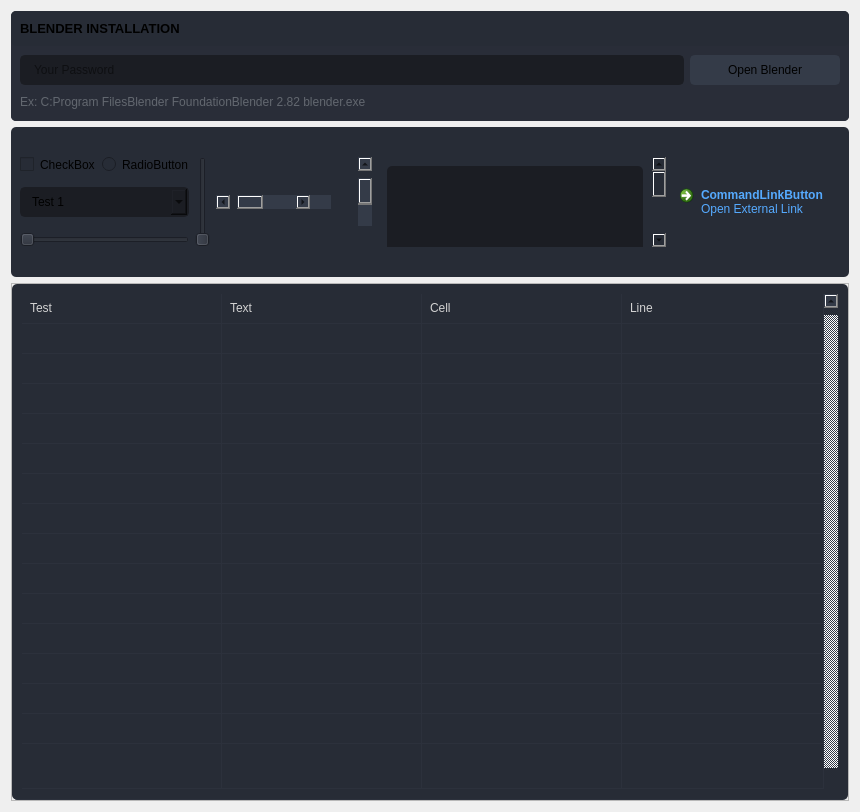
    <widget class="QWidget" name="page_widgets">
     <layout class="QVBoxLayout" name="verticalLayout_6">
      <item>
       <widget class="QFrame" name="frame">
        <property name="styleSheet">
         <string notr="true">border-radius: 5px;</string>
        </property>
        <property name="frameShape">
         <enum>QFrame::StyledPanel</enum>
        </property>
        <property name="frameShadow">
         <enum>QFrame::Raised</enum>
        </property>
        <layout class="QVBoxLayout" name="verticalLayout_15">
         <property name="spacing">
          <number>0</number>
         </property>
         <property name="leftMargin">
          <number>0</number>
         </property>
         <property name="topMargin">
          <number>0</number>
         </property>
         <property name="rightMargin">
          <number>0</number>
         </property>
         <property name="bottomMargin">
          <number>0</number>
         </property>
         <item>
          <widget class="QFrame" name="frame_div_content_1">
           <property name="minimumSize">
            <size>
             <width>0</width>
             <height>110</height>
            </size>
           </property>
           <property name="maximumSize">
            <size>
             <width>16777215</width>
             <height>110</height>
            </size>
           </property>
           <property name="styleSheet">
            <string notr="true">background-color: rgb(41, 45, 56);
border-radius: 5px;
</string>
           </property>
           <property name="frameShape">
            <enum>QFrame::NoFrame</enum>
           </property>
           <property name="frameShadow">
            <enum>QFrame::Raised</enum>
           </property>
           <layout class="QVBoxLayout" name="verticalLayout_7">
            <property name="spacing">
             <number>0</number>
            </property>
            <property name="leftMargin">
             <number>0</number>
            </property>
            <property name="topMargin">
             <number>0</number>
            </property>
            <property name="rightMargin">
             <number>0</number>
            </property>
            <property name="bottomMargin">
             <number>0</number>
            </property>
            <item>
             <widget class="QFrame" name="frame_title_wid_1">
              <property name="maximumSize">
               <size>
                <width>16777215</width>
                <height>35</height>
               </size>
              </property>
              <property name="styleSheet">
               <string notr="true">background-color: rgb(39, 44, 54);</string>
              </property>
              <property name="frameShape">
               <enum>QFrame::StyledPanel</enum>
              </property>
              <property name="frameShadow">
               <enum>QFrame::Raised</enum>
              </property>
              <layout class="QVBoxLayout" name="verticalLayout_8">
               <item>
                <widget class="QLabel" name="labelBoxBlenderInstalation">
                 <property name="font">
                  <font>
                   <family>Segoe UI</family>
                   <pointsize>10</pointsize>
                   <weight>75</weight>
                   <bold>true</bold>
                  </font>
                 </property>
                 <property name="styleSheet">
                  <string notr="true"/>
                 </property>
                 <property name="text">
                  <string>BLENDER INSTALLATION</string>
                 </property>
                </widget>
               </item>
              </layout>
             </widget>
            </item>
            <item>
             <widget class="QFrame" name="frame_content_wid_1">
              <property name="frameShape">
               <enum>QFrame::NoFrame</enum>
              </property>
              <property name="frameShadow">
               <enum>QFrame::Raised</enum>
              </property>
              <layout class="QHBoxLayout" name="horizontalLayout_9">
               <item>
                <layout class="QGridLayout" name="gridLayout">
                 <property name="bottomMargin">
                  <number>0</number>
                 </property>
                 <item row="0" column="0">
                  <widget class="QLineEdit" name="lineEdit">
                   <property name="minimumSize">
                    <size>
                     <width>0</width>
                     <height>30</height>
                    </size>
                   </property>
                   <property name="styleSheet">
                    <string notr="true">QLineEdit {
	background-color: rgb(27, 29, 35);
	border-radius: 5px;
	border: 2px solid rgb(27, 29, 35);
	padding-left: 10px;
}
QLineEdit:hover {
	border: 2px solid rgb(64, 71, 88);
}
QLineEdit:focus {
	border: 2px solid rgb(91, 101, 124);
}</string>
                   </property>
                   <property name="placeholderText">
                    <string>Your Password</string>
                   </property>
                  </widget>
                 </item>
                 <item row="0" column="1">
                  <widget class="QPushButton" name="pushButton">
                   <property name="minimumSize">
                    <size>
                     <width>150</width>
                     <height>30</height>
                    </size>
                   </property>
                   <property name="font">
                    <font>
                     <family>Segoe UI</family>
                     <pointsize>9</pointsize>
                    </font>
                   </property>
                   <property name="styleSheet">
                    <string notr="true">QPushButton {
	border: 2px solid rgb(52, 59, 72);
	border-radius: 5px;	
	background-color: rgb(52, 59, 72);
}
QPushButton:hover {
	background-color: rgb(57, 65, 80);
	border: 2px solid rgb(61, 70, 86);
}
QPushButton:pressed {	
	background-color: rgb(35, 40, 49);
	border: 2px solid rgb(43, 50, 61);
}</string>
                   </property>
                   <property name="text">
                    <string>Open Blender</string>
                   </property>
                   <property name="icon">
                    <iconset resource="files.qrc">
                     <normaloff>:/16x16/icons/16x16/cil-folder-open.png</normaloff>:/16x16/icons/16x16/cil-folder-open.png</iconset>
                   </property>
                  </widget>
                 </item>
                 <item row="1" column="0" colspan="2">
                  <widget class="QLabel" name="labelVersion_3">
                   <property name="styleSheet">
                    <string notr="true">color: rgb(98, 103, 111);</string>
                   </property>
                   <property name="lineWidth">
                    <number>1</number>
                   </property>
                   <property name="text">
                    <string>Ex: C:Program FilesBlender FoundationBlender 2.82 blender.exe</string>
                   </property>
                   <property name="alignment">
                    <set>Qt::AlignLeading|Qt::AlignLeft|Qt::AlignVCenter</set>
                   </property>
                  </widget>
                 </item>
                </layout>
               </item>
              </layout>
             </widget>
            </item>
           </layout>
          </widget>
         </item>
        </layout>
       </widget>
      </item>
      <item>
       <widget class="QFrame" name="frame_2">
        <property name="minimumSize">
         <size>
          <width>0</width>
          <height>150</height>
         </size>
        </property>
        <property name="styleSheet">
         <string notr="true">background-color: rgb(39, 44, 54);
border-radius: 5px;</string>
        </property>
        <property name="frameShape">
         <enum>QFrame::StyledPanel</enum>
        </property>
        <property name="frameShadow">
         <enum>QFrame::Raised</enum>
        </property>
        <layout class="QVBoxLayout" name="verticalLayout_11">
         <item>
          <layout class="QGridLayout" name="gridLayout_2">
           <item row="0" column="0">
            <widget class="QCheckBox" name="checkBox">
             <property name="autoFillBackground">
              <bool>false</bool>
             </property>
             <property name="styleSheet">
              <string notr="true"/>
             </property>
             <property name="text">
              <string>CheckBox</string>
             </property>
            </widget>
           </item>
           <item row="0" column="1">
            <widget class="QRadioButton" name="radioButton">
             <property name="styleSheet">
              <string notr="true"/>
             </property>
             <property name="text">
              <string>RadioButton</string>
             </property>
            </widget>
           </item>
           <item row="0" column="2" rowspan="3">
            <widget class="QSlider" name="verticalSlider">
             <property name="styleSheet">
              <string notr="true"/>
             </property>
             <property name="orientation">
              <enum>Qt::Vertical</enum>
             </property>
            </widget>
           </item>
           <item row="0" column="4" rowspan="3">
            <widget class="QScrollBar" name="verticalScrollBar">
             <property name="styleSheet">
              <string notr="true"> QScrollBar:vertical {
	border: none;
    background: rgb(52, 59, 72);
    width: 14px;
    margin: 21px 0 21px 0;
	border-radius: 0px;
 }</string>
             </property>
             <property name="orientation">
              <enum>Qt::Vertical</enum>
             </property>
            </widget>
           </item>
           <item row="0" column="5" rowspan="3">
            <widget class="QScrollArea" name="scrollArea">
             <property name="styleSheet">
              <string notr="true">QScrollArea {
	border: none;
	border-radius: 0px;
}
QScrollBar:horizontal {
    border: none;
    background: rgb(52, 59, 72);
    height: 14px;
    margin: 0px 21px 0 21px;
	border-radius: 0px;
}
 QScrollBar:vertical {
	border: none;
    background: rgb(52, 59, 72);
    width: 14px;
    margin: 21px 0 21px 0;
	border-radius: 0px;
 }
</string>
             </property>
             <property name="frameShape">
              <enum>QFrame::NoFrame</enum>
             </property>
             <property name="verticalScrollBarPolicy">
              <enum>Qt::ScrollBarAlwaysOn</enum>
             </property>
             <property name="horizontalScrollBarPolicy">
              <enum>Qt::ScrollBarAsNeeded</enum>
             </property>
             <property name="widgetResizable">
              <bool>true</bool>
             </property>
             <widget class="QWidget" name="scrollAreaWidgetContents">
              <property name="geometry">
               <rect>
                <x>0</x>
                <y>0</y>
                <width>218</width>
                <height>218</height>
               </rect>
              </property>
              <layout class="QHBoxLayout" name="horizontalLayout_11">
               <item>
                <widget class="QPlainTextEdit" name="plainTextEdit">
                 <property name="minimumSize">
                  <size>
                   <width>200</width>
                   <height>200</height>
                  </size>
                 </property>
                 <property name="styleSheet">
                  <string notr="true">QPlainTextEdit {
	background-color: rgb(27, 29, 35);
	border-radius: 5px;
	padding: 10px;
}
QPlainTextEdit:hover {
	border: 2px solid rgb(64, 71, 88);
}
QPlainTextEdit:focus {
	border: 2px solid rgb(91, 101, 124);
}</string>
                 </property>
                </widget>
               </item>
              </layout>
             </widget>
            </widget>
           </item>
           <item row="1" column="0" colspan="2">
            <widget class="QComboBox" name="comboBox">
             <property name="font">
              <font>
               <family>Segoe UI</family>
               <pointsize>9</pointsize>
              </font>
             </property>
             <property name="autoFillBackground">
              <bool>false</bool>
             </property>
             <property name="styleSheet">
              <string notr="true">QComboBox{
	background-color: rgb(27, 29, 35);
	border-radius: 5px;
	border: 2px solid rgb(27, 29, 35);
	padding: 5px;
	padding-left: 10px;
}
QComboBox:hover{
	border: 2px solid rgb(64, 71, 88);
}
QComboBox QAbstractItemView {
	color: rgb(85, 170, 255);	
	background-color: rgb(27, 29, 35);
	padding: 10px;
	selection-background-color: rgb(39, 44, 54);
}</string>
             </property>
             <property name="iconSize">
              <size>
               <width>16</width>
               <height>16</height>
              </size>
             </property>
             <property name="frame">
              <bool>true</bool>
             </property>
             <item>
              <property name="text">
               <string>Test 1</string>
              </property>
             </item>
             <item>
              <property name="text">
               <string>Test 2</string>
              </property>
             </item>
             <item>
              <property name="text">
               <string>Test 3</string>
              </property>
             </item>
            </widget>
           </item>
           <item row="1" column="3">
            <widget class="QScrollBar" name="horizontalScrollBar">
             <property name="sizePolicy">
              <sizepolicy hsizetype="Expanding" vsizetype="Fixed">
               <horstretch>0</horstretch>
               <verstretch>0</verstretch>
              </sizepolicy>
             </property>
             <property name="styleSheet">
              <string notr="true">QScrollBar:horizontal {
    border: none;
    background: rgb(52, 59, 72);
    height: 14px;
    margin: 0px 21px 0 21px;
	border-radius: 0px;
}
</string>
             </property>
             <property name="orientation">
              <enum>Qt::Horizontal</enum>
             </property>
            </widget>
           </item>
           <item row="1" column="6">
            <widget class="QCommandLinkButton" name="commandLinkButton">
             <property name="styleSheet">
              <string notr="true">QCommandLinkButton {	
	color: rgb(85, 170, 255);
	border-radius: 5px;
	padding: 5px;
}
QCommandLinkButton:hover {	
	color: rgb(210, 210, 210);
	background-color: rgb(44, 49, 60);
}
QCommandLinkButton:pressed {	
	color: rgb(210, 210, 210);
	background-color: rgb(52, 58, 71);
}</string>
             </property>
             <property name="text">
              <string>CommandLinkButton</string>
             </property>
             <property name="icon">
              <iconset resource="files.qrc">
               <normaloff>:/16x16/icons/16x16/cil-link.png</normaloff>:/16x16/icons/16x16/cil-link.png</iconset>
             </property>
             <property name="description">
              <string>Open External Link</string>
             </property>
            </widget>
           </item>
           <item row="2" column="0" colspan="2">
            <widget class="QSlider" name="horizontalSlider">
             <property name="styleSheet">
              <string notr="true"/>
             </property>
             <property name="orientation">
              <enum>Qt::Horizontal</enum>
             </property>
            </widget>
           </item>
          </layout>
         </item>
        </layout>
       </widget>
      </item>
      <item>
       <widget class="QFrame" name="frame_3">
        <property name="minimumSize">
         <size>
          <width>0</width>
          <height>150</height>
         </size>
        </property>
        <property name="frameShape">
         <enum>QFrame::StyledPanel</enum>
        </property>
        <property name="frameShadow">
         <enum>QFrame::Raised</enum>
        </property>
        <layout class="QHBoxLayout" name="horizontalLayout_12">
         <property name="spacing">
          <number>0</number>
         </property>
         <property name="leftMargin">
          <number>0</number>
         </property>
         <property name="topMargin">
          <number>0</number>
         </property>
         <property name="rightMargin">
          <number>0</number>
         </property>
         <property name="bottomMargin">
          <number>0</number>
         </property>
         <item>
          <widget class="QTableWidget" name="tableWidget">
           <property name="sizePolicy">
            <sizepolicy hsizetype="Expanding" vsizetype="Expanding">
             <horstretch>0</horstretch>
             <verstretch>0</verstretch>
            </sizepolicy>
           </property>
           <property name="palette">
            <palette>
             <active>
              <colorrole role="WindowText">
               <brush brushstyle="SolidPattern">
                <color alpha="255">
                 <red>210</red>
                 <green>210</green>
                 <blue>210</blue>
                </color>
               </brush>
              </colorrole>
              <colorrole role="Button">
               <brush brushstyle="SolidPattern">
                <color alpha="255">
                 <red>39</red>
                 <green>44</green>
                 <blue>54</blue>
                </color>
               </brush>
              </colorrole>
              <colorrole role="Text">
               <brush brushstyle="SolidPattern">
                <color alpha="255">
                 <red>210</red>
                 <green>210</green>
                 <blue>210</blue>
                </color>
               </brush>
              </colorrole>
              <colorrole role="ButtonText">
               <brush brushstyle="SolidPattern">
                <color alpha="255">
                 <red>210</red>
                 <green>210</green>
                 <blue>210</blue>
                </color>
               </brush>
              </colorrole>
              <colorrole role="Base">
               <brush brushstyle="SolidPattern">
                <color alpha="255">
                 <red>39</red>
                 <green>44</green>
                 <blue>54</blue>
                </color>
               </brush>
              </colorrole>
              <colorrole role="Window">
               <brush brushstyle="SolidPattern">
                <color alpha="255">
                 <red>39</red>
                 <green>44</green>
                 <blue>54</blue>
                </color>
               </brush>
              </colorrole>
             </active>
             <inactive>
              <colorrole role="WindowText">
               <brush brushstyle="SolidPattern">
                <color alpha="255">
                 <red>210</red>
                 <green>210</green>
                 <blue>210</blue>
                </color>
               </brush>
              </colorrole>
              <colorrole role="Button">
               <brush brushstyle="SolidPattern">
                <color alpha="255">
                 <red>39</red>
                 <green>44</green>
                 <blue>54</blue>
                </color>
               </brush>
              </colorrole>
              <colorrole role="Text">
               <brush brushstyle="SolidPattern">
                <color alpha="255">
                 <red>210</red>
                 <green>210</green>
                 <blue>210</blue>
                </color>
               </brush>
              </colorrole>
              <colorrole role="ButtonText">
               <brush brushstyle="SolidPattern">
                <color alpha="255">
                 <red>210</red>
                 <green>210</green>
                 <blue>210</blue>
                </color>
               </brush>
              </colorrole>
              <colorrole role="Base">
               <brush brushstyle="SolidPattern">
                <color alpha="255">
                 <red>39</red>
                 <green>44</green>
                 <blue>54</blue>
                </color>
               </brush>
              </colorrole>
              <colorrole role="Window">
               <brush brushstyle="SolidPattern">
                <color alpha="255">
                 <red>39</red>
                 <green>44</green>
                 <blue>54</blue>
                </color>
               </brush>
              </colorrole>
             </inactive>
             <disabled>
              <colorrole role="WindowText">
               <brush brushstyle="SolidPattern">
                <color alpha="255">
                 <red>210</red>
                 <green>210</green>
                 <blue>210</blue>
                </color>
               </brush>
              </colorrole>
              <colorrole role="Button">
               <brush brushstyle="SolidPattern">
                <color alpha="255">
                 <red>39</red>
                 <green>44</green>
                 <blue>54</blue>
                </color>
               </brush>
              </colorrole>
              <colorrole role="Text">
               <brush brushstyle="SolidPattern">
                <color alpha="255">
                 <red>210</red>
                 <green>210</green>
                 <blue>210</blue>
                </color>
               </brush>
              </colorrole>
              <colorrole role="ButtonText">
               <brush brushstyle="SolidPattern">
                <color alpha="255">
                 <red>210</red>
                 <green>210</green>
                 <blue>210</blue>
                </color>
               </brush>
              </colorrole>
              <colorrole role="Base">
               <brush brushstyle="SolidPattern">
                <color alpha="255">
                 <red>39</red>
                 <green>44</green>
                 <blue>54</blue>
                </color>
               </brush>
              </colorrole>
              <colorrole role="Window">
               <brush brushstyle="SolidPattern">
                <color alpha="255">
                 <red>39</red>
                 <green>44</green>
                 <blue>54</blue>
                </color>
               </brush>
              </colorrole>
             </disabled>
            </palette>
           </property>
           <property name="styleSheet">
            <string notr="true">QTableWidget {	
	background-color: rgb(39, 44, 54);
	padding: 10px;
	border-radius: 5px;
	gridline-color: rgb(44, 49, 60);
	border-bottom: 1px solid rgb(44, 49, 60);
}
QTableWidget::item{
	border-color: rgb(44, 49, 60);
	padding-left: 5px;
	padding-right: 5px;
	gridline-color: rgb(44, 49, 60);
}
QTableWidget::item:selected{
	background-color: rgb(85, 170, 255);
}
QScrollBar:horizontal {
    border: none;
    background: rgb(52, 59, 72);
    height: 14px;
    margin: 0px 21px 0 21px;
	border-radius: 0px;
}
 QScrollBar:vertical {
	border: none;
    background: rgb(52, 59, 72);
    width: 14px;
    margin: 21px 0 21px 0;
	border-radius: 0px;
 }
QHeaderView::section{
	Background-color: rgb(39, 44, 54);
	max-width: 30px;
	border: 1px solid rgb(44, 49, 60);
	border-style: none;
    border-bottom: 1px solid rgb(44, 49, 60);
    border-right: 1px solid rgb(44, 49, 60);
}
QTableWidget::horizontalHeader {	
	background-color: rgb(81, 255, 0);
}
QHeaderView::section:horizontal
{
    border: 1px solid rgb(32, 34, 42);
	background-color: rgb(27, 29, 35);
	padding: 3px;
	border-top-left-radius: 7px;
    border-top-right-radius: 7px;
}
QHeaderView::section:vertical
{
    border: 1px solid rgb(44, 49, 60);
}
</string>
           </property>
           <property name="frameShape">
            <enum>QFrame::NoFrame</enum>
           </property>
           <property name="verticalScrollBarPolicy">
            <enum>Qt::ScrollBarAlwaysOn</enum>
           </property>
           <property name="sizeAdjustPolicy">
            <enum>QAbstractScrollArea::AdjustToContents</enum>
           </property>
           <property name="editTriggers">
            <set>QAbstractItemView::NoEditTriggers</set>
           </property>
           <property name="alternatingRowColors">
            <bool>false</bool>
           </property>
           <property name="selectionMode">
            <enum>QAbstractItemView::SingleSelection</enum>
           </property>
           <property name="selectionBehavior">
            <enum>QAbstractItemView::SelectRows</enum>
           </property>
           <property name="showGrid">
            <bool>true</bool>
           </property>
           <property name="gridStyle">
            <enum>Qt::SolidLine</enum>
           </property>
           <property name="sortingEnabled">
            <bool>false</bool>
           </property>
           <attribute name="horizontalHeaderVisible">
            <bool>false</bool>
           </attribute>
           <attribute name="horizontalHeaderCascadingSectionResizes">
            <bool>true</bool>
           </attribute>
           <attribute name="horizontalHeaderDefaultSectionSize">
            <number>200</number>
           </attribute>
           <attribute name="horizontalHeaderStretchLastSection">
            <bool>true</bool>
           </attribute>
           <attribute name="verticalHeaderVisible">
            <bool>false</bool>
           </attribute>
           <attribute name="verticalHeaderCascadingSectionResizes">
            <bool>false</bool>
           </attribute>
           <attribute name="verticalHeaderHighlightSections">
            <bool>false</bool>
           </attribute>
           <attribute name="verticalHeaderStretchLastSection">
            <bool>true</bool>
           </attribute>
           <row>
            <property name="text">
             <string>New Row</string>
            </property>
            <property name="font">
             <font>
              <family>Segoe UI</family>
             </font>
            </property>
           </row>
           <row>
            <property name="text">
             <string>New Row</string>
            </property>
           </row>
           <row>
            <property name="text">
             <string>New Row</string>
            </property>
           </row>
           <row>
            <property name="text">
             <string>New Row</string>
            </property>
           </row>
           <row>
            <property name="text">
             <string>New Row</string>
            </property>
           </row>
           <row>
            <property name="text">
             <string>New Row</string>
            </property>
           </row>
           <row>
            <property name="text">
             <string>New Row</string>
            </property>
           </row>
           <row>
            <property name="text">
             <string>New Row</string>
            </property>
           </row>
           <row>
            <property name="text">
             <string>New Row</string>
            </property>
           </row>
           <row>
            <property name="text">
             <string>New Row</string>
            </property>
           </row>
           <row>
            <property name="text">
             <string>New Row</string>
            </property>
           </row>
           <row>
            <property name="text">
             <string>New Row</string>
            </property>
           </row>
           <row>
            <property name="text">
             <string>New Row</string>
            </property>
           </row>
           <row>
            <property name="text">
             <string>New Row</string>
            </property>
           </row>
           <row>
            <property name="text">
             <string>New Row</string>
            </property>
           </row>
           <row>
            <property name="text">
             <string>New Row</string>
            </property>
           </row>
           <column>
            <property name="text">
             <string>0</string>
            </property>
           </column>
           <column>
            <property name="text">
             <string>1</string>
            </property>
           </column>
           <column>
            <property name="text">
             <string>2</string>
            </property>
           </column>
           <column>
            <property name="text">
             <string>3</string>
            </property>
           </column>
           <item row="0" column="0">
            <property name="text">
             <string>Test</string>
            </property>
           </item>
           <item row="0" column="1">
            <property name="text">
             <string>Text</string>
            </property>
           </item>
           <item row="0" column="2">
            <property name="text">
             <string>Cell</string>
            </property>
           </item>
           <item row="0" column="3">
            <property name="text">
             <string>Line</string>
            </property>
           </item>
          </widget>
         </item>
        </layout>
       </widget>
      </item>
     </layout>
    </widget>
